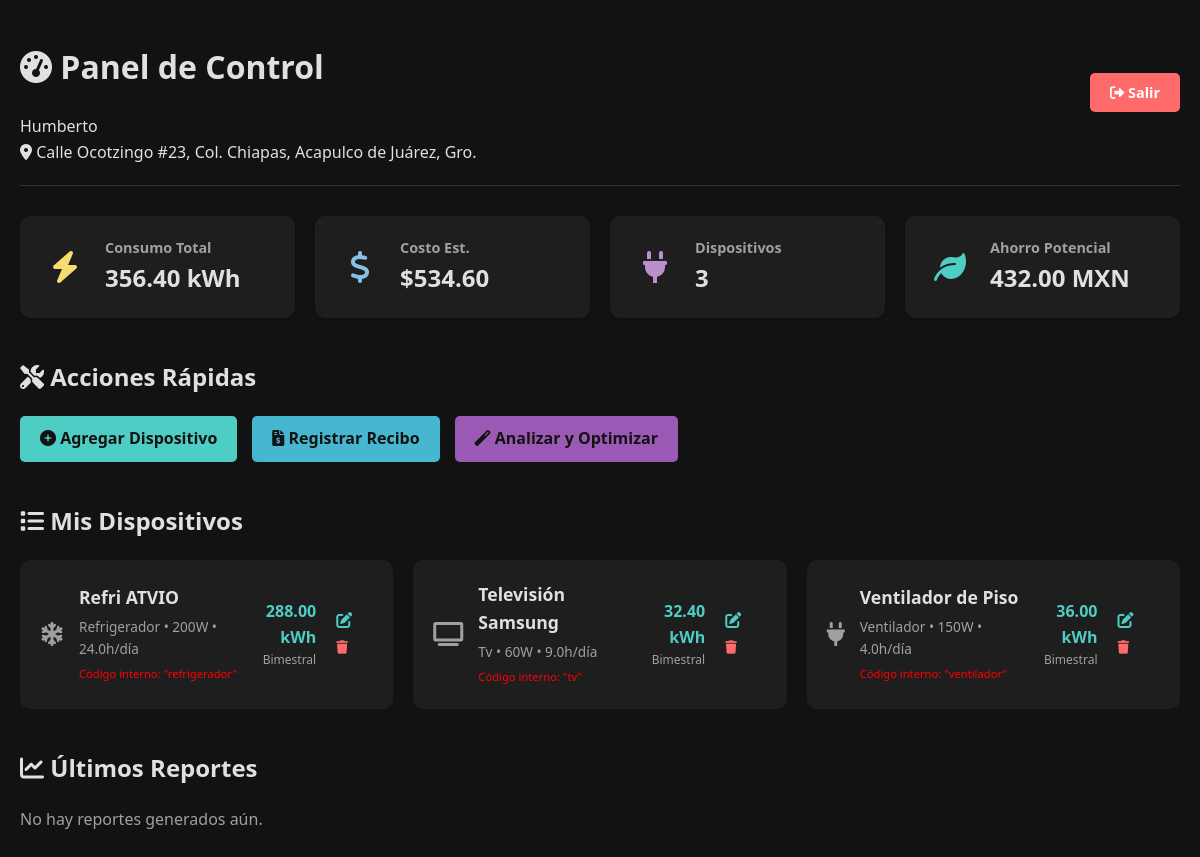
Page /dashboard/1 on the earlier database version.
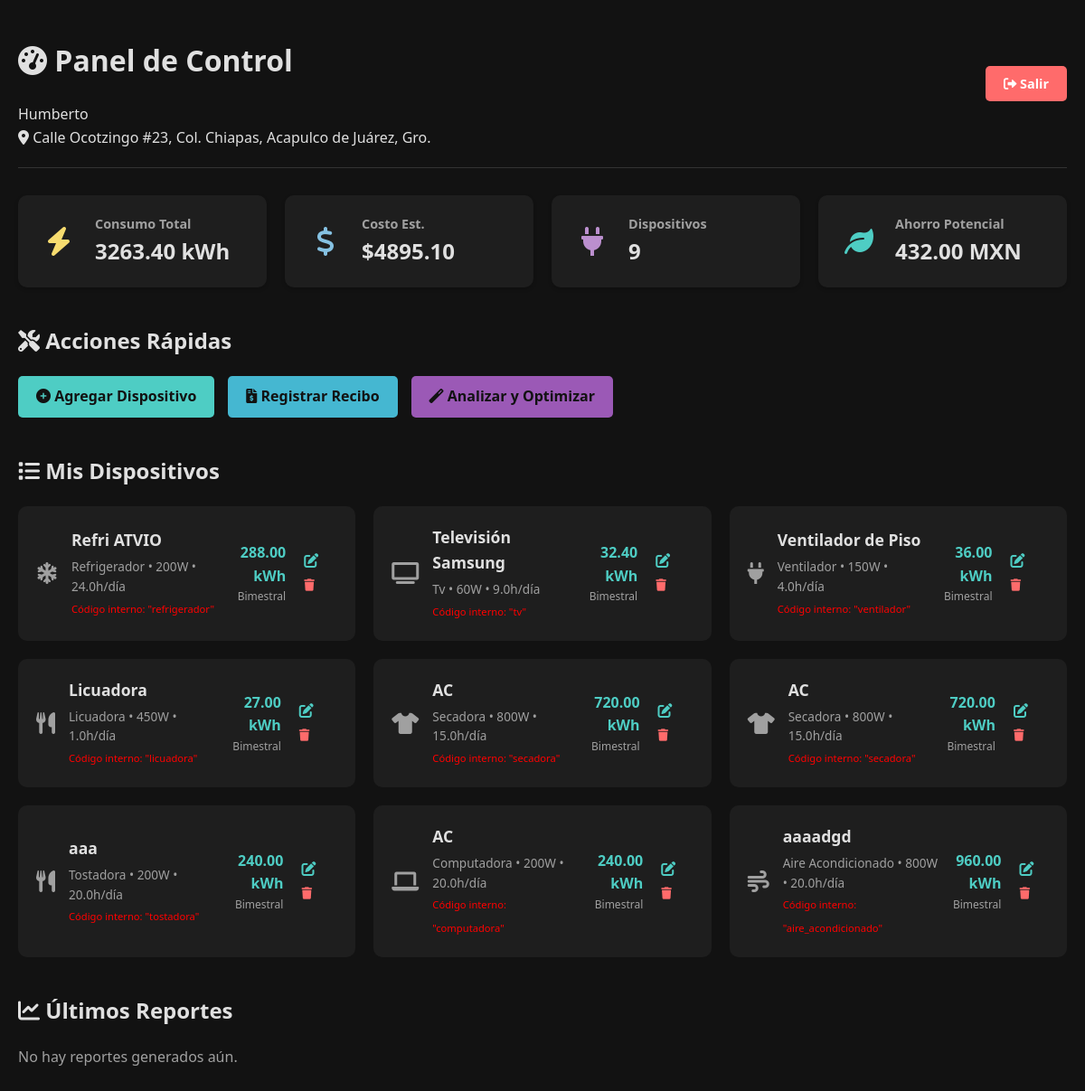
Same page on the later database version.
### models.py (models this page shows, shortened)
class Usuario(db.Model):
    __tablename__ = 'usuarios'
    id = db.Column(db.Integer, primary_key=True)
    nombre_usuario = db.Column(db.String(100), unique=True, nullable=False)
    domicilio = db.Column(db.String(200), nullable=False)
    fecha_registro = db.Column(db.DateTime, default=datetime.utcnow)
    dispositivos = db.relationship('Dispositivo', backref='usuario', lazy=True, cascade='all, delete-orphan')
    consumos = db.relationship('ConsumoBimestral', backref='usuario', lazy=True, cascade='all, delete-orphan')
    reportes = db.relationship('Reporte', backref='usuario', lazy=True, cascade='all, delete-orphan')

class Reporte(db.Model):
    __tablename__ = 'reportes'
    id = db.Column(db.Integer, primary_key=True)
    usuario_id = db.Column(db.Integer, db.ForeignKey('usuarios.id'), nullable=False)
    fecha_generacion = db.Column(db.DateTime, default=datetime.utcnow)
    consumo_actual_kwh = db.Column(db.Float, nullable=False)
    consumo_optimizado_kwh = db.Column(db.Float, nullable=False)
    ahorro_kwh = db.Column(db.Float, nullable=False)
    ahorro_pesos = db.Column(db.Float, nullable=False)
    archivo_pdf = db.Column(db.String(200))  # ruta al archivo PDF generado

class Dispositivo(db.Model):
    __tablename__ = 'dispositivos'
    id = db.Column(db.Integer, primary_key=True)
    usuario_id = db.Column(db.Integer, db.ForeignKey('usuarios.id'), nullable=False)
    nombre = db.Column(db.String(100), nullable=False)
    tipo = db.Column(db.String(100), nullable=False)
    potencia_watts = db.Column(db.Float, nullable=False)
    horas_uso_dia = db.Column(db.Float, nullable=False)
    fecha_registro = db.Column(db.DateTime, default=datetime.utcnow)
    def consumo_diario_kwh(self):
        return (self.potencia_watts * self.horas_uso_dia) / 1000
    def consumo_mensual_kwh(self):
        return self.consumo_diario_kwh() * 30
    def consumo_bimestral_kwh(self):
        return self.consumo_mensual_kwh() * 2

### app.py (the view)
@app.route('/dashboard/<int:usuario_id>')
def dashboard(usuario_id):
    usuario = db.session.get(Usuario, usuario_id)
    if not usuario:
        flash('Usuario no encontrado', 'danger')
        return redirect(url_for('lista_usuarios'))
    dispositivos = usuario.dispositivos
    consumos = usuario.consumos
    reportes = usuario.reportes
    total_dispositivos = len(dispositivos)
    consumo_total = sum(d.consumo_bimestral_kwh() for d in dispositivos) if dispositivos else 0
    ultimo_consumo = consumos[-1] if consumos else None
    ultimo_reporte = reportes[-1] if reportes else None
    return render_template('dashboard.html',
                          usuario=usuario,
                          dispositivos=dispositivos,
                          total_dispositivos=total_dispositivos,
                          consumo_total=consumo_total,
                          ultimo_consumo=ultimo_consumo,
                          ultimo_reporte=ultimo_reporte)

### templates/dashboard.html (shortened to what this page needs)
{% extends "base.html" %}
{% block content %}
<div class="dashboard-header">
    <div class="user-info">
        <h1>
            <i class="fas fa-tachometer-alt"></i>
            Panel de Control
        </h1>
        <div class="username">{{ usuario.nombre_usuario }}</div>
        <div><i class="fas fa-map-marker-alt"></i> {{ usuario.domicilio }}</div>
    </div>
    <div class="actions">
        <a href="{{ url_for('lista_usuarios') }}" class="btn btn-danger" style="font-size: 0.9rem;">
            <i class="fas fa-sign-out-alt"></i> Salir
        </a>
    </div>
</div>
<div class="stats-grid">
    <div class="stat-card consumption">
        <div class="icon">
            <i class="fas fa-bolt"></i>
        </div>
        <div class="info">
            <h3>Consumo Total</h3>
            <div class="value">{{ "%.2f"|format(consumo_total) }} kWh</div>
        </div>
    </div>
    <div class="stat-card cost">
        <div class="icon">
            <i class="fas fa-dollar-sign"></i>
        </div>
        <div class="info">
            <h3>Costo Est.</h3>
            <div class="value">${{ "%.2f"|format(consumo_total * 1.5) }}</div>
        </div>
    </div>
    <div class="stat-card devices">
        <div class="icon">
            <i class="fas fa-plug"></i>
        </div>
        <div class="info">
            <h3>Dispositivos</h3>
            <div class="value">{{ total_dispositivos }}</div>
        </div>
    </div>
    <div class="stat-card-savings">
        <div class="icon">
            <i class="fas fa-leaf"></i>
        </div>
        <div class="info">
            <h3>Ahorro Potencial</h3>
            <div class="value">{{ "%.2f"|format(ultimo_reporte.ahorro_pesos) if ultimo_reporte else '0.00' }} MXN</div>
        </div>
    </div>
</div>
<div class="section">
    <div class="section-header">
        <h2><i class="fas fa-tools"></i> Acciones Rápidas</h2>
    </div>
    <div class="action-bar" style="display: flex; gap: 15px; flex-wrap: wrap; margin-top: 20px;">
        <a href="{{ url_for('agregar_dispositivo', usuario_id=usuario.id) }}" class="btn btn-primary">
            <i class="fas fa-plus-circle"></i> Agregar Dispositivo
        </a>
        <a href="{{ url_for('agregar_consumo', usuario_id=usuario.id) }}" class="btn btn-primary" style="background-color: #45B7D1;">
            <i class="fas fa-file-invoice-dollar"></i> Registrar Recibo
        </a>
        <a href="{{ url_for('analizar_consumo', usuario_id=usuario.id) }}" class="btn btn-primary" style="background-color: #9B59B6;">
            <i class="fas fa-magic"></i> Analizar y Optimizar
        </a>
    </div>
</div>
<div class="section" style="margin-top: 40px;">
    <div class="section-header">
        <h2><i class="fas fa-list"></i> Mis Dispositivos</h2>
    </div>
    {% if dispositivos and dispositivos|length > 0 %}
    <div class="device-list">
        {% for device in dispositivos %}
        <div class="device-item">
            <div class="device-icon">
                {% set tipo = (device.tipo or '')|lower %}
                {% if 'refrigerador' in tipo or 'nevera' in tipo %}
                    <i class="fas fa-snowflake"></i>
                {% elif 'tv' in tipo or 'televisor' in tipo or 'pantalla' in tipo %}
                    <i class="fas fa-tv"></i>
                {% elif 'lavadora' in tipo or 'secadora' in tipo or 'centro_lavado' in tipo %}
                    <i class="fas fa-tshirt"></i>
                {% elif 'aire' in tipo or 'acondicionado' in tipo or 'clima' in tipo or 'minisplit' in tipo %}
                    <i class="fas fa-wind"></i>
                {% elif 'compu' in tipo or 'laptop' in tipo or 'ordenador' in tipo or 'pc' in tipo or 'modem' in tipo or 'router' in tipo %}
                    <i class="fas fa-laptop"></i>
                {% elif 'microondas' in tipo or 'horno' in tipo or 'estufa' in tipo or 'tostadora' in tipo or 'licuadora' in tipo or 'freidora' in tipo %}
                    <i class="fas fa-utensils"></i>
                {% elif 'foco' in tipo or 'led' in tipo or 'luz' in tipo or 'lampara' in tipo or 'bombilla' in tipo %}
                    <i class="fas fa-lightbulb"></i>
                {% elif 'consola' in tipo or 'videojuego' in tipo or 'xbox' in tipo or 'playstation' in tipo or 'nintendo' in tipo %}
                    <i class="fas fa-gamepad"></i>
                {% elif 'plancha' in tipo %}
                    <i class="fas fa-tshirt" style="transform: rotate(45deg);"></i>
                {% elif 'cafetera' in tipo %}
                    <i class="fas fa-coffee"></i>
                {% elif 'calentador' in tipo or 'boiler' in tipo or 'ducha' in tipo %}
                    <i class="fas fa-hot-tub"></i>
                {% elif 'aspiradora' in tipo %}
                    <i class="fas fa-broom"></i>
                {% else %}
                    <i class="fas fa-plug"></i>
                {% endif %}
            </div>
            <div class="device-info">
                <h3>{{ device.nombre }}</h3>
                <p>
                    {{ device.tipo|replace('_', ' ')|title }}
                    • {{ "%.0f"|format(device.potencia_watts) }}W
                    • {{ device.horas_uso_dia }}h/día
                </p>
                <small style="color: red; font-size: 0.7rem;">Código interno: "{{ device.tipo }}"</small>
            </div>
            <div class="device-consumption">
                <div class="consumption">{{ "%.2f"|format(device.consumo_bimestral_kwh()) }} kWh</div>
                <div class="label">Bimestral</div>
            </div>
            <div class="device-actions">
                <a href="{{ url_for('editar_dispositivo', usuario_id=usuario.id, dispositivo_id=device.id) }}" class="btn" style="background: none; color: #4ECDC4; padding: 5px;">
                    <i class="fas fa-edit"></i>
                </a>
                <form method="POST" action="{{ url_for('eliminar_dispositivo', usuario_id=usuario.id, dispositivo_id=device.id) }}" style="display: inline;">
                    <button type="submit" class="btn btn-danger btn-small" style="background: none; color: #FF6B6B; padding: 5px;" onclick="return confirm('¿Estás seguro de eliminar este dispositivo?');">
                        <i class="fas fa-trash"></i>
                    </button>
                </form>
            </div>
        </div>
        {% endfor %}
    </div>
    {% else %}
    <div class="empty-state">
        <i class="fas fa-plug" style="font-size: 3rem; color: #333; margin-bottom: 20px; display: block;"></i>
        <h3>No hay dispositivos registrados</h3>
        <p>Agrega tu primer dispositivo para comenzar a monitorear tu consumo energético</p>
    </div>
    {% endif %}
</div>
<div class="section" style="margin-top: 40px;">
    <div class="section-header">
        <h2><i class="fas fa-chart-line"></i> Últimos Reportes</h2>
    </div>
    {% if reportes %}
    <div class="device-list">
        {% for reporte in reportes|reverse|batch(3)|first %}
        <div class="device-item">
            <div class="device-icon">
                <i class="fas fa-file-pdf" style="color: #e74c3c;"></i>
            </div>
            <div class="device-info">
                <h3>Reporte {{ reporte.fecha_generacion.strftime('%d/%m/%Y') }}</h3>
                <p>Ahorro: ${{ "%.2f"|format(reporte.ahorro_pesos) }}</p>
            </div>
            <div class="device-actions">
                <a href="{{ url_for('static', filename='reports/' + reporte.archivo_pdf) }}" target="_blank" class="btn btn-primary" style="font-size: 0.8rem;">
                    Ver PDF
                </a>
            </div>
        </div>
        {% endfor %}
    </div>
    {% else %}
    <p style="color: var(--text-secondary);">No hay reportes generados aún.</p>
    {% endif %}
</div>
{% endblock %}

### templates/base.html (shortened to what this page needs)
<!DOCTYPE html>
<html lang="es">
<head>
    <link rel="stylesheet" href="{{ url_for('static', filename='css/styles.css') }}">
    <link rel="stylesheet" href="https://cdnjs.cloudflare.com/ajax/libs/font-awesome/6.0.0/css/all.min.css">
</head>
<body>
    <div class="container">
        {% block content %}
        {% endblock %}
    </div>
</body>
</html>

### static/css/styles.css (style rules this page uses)
:root { --bg-color: #121212; --card-bg: #1e1e1e; --text-primary: #e0e0e0; --text-secondary: #a0a0a0; --accent-color: #4ECDC4; --danger-color: #ff6b6b; --input-bg: #2c2c2c; --border-color: #333; }
body { font-family: 'Segoe UI', Tahoma, Geneva, Verdana, sans-serif; background-color: var(--bg-color); color: var(--text-primary); margin: 0; padding: 0; line-height: 1.6; }
a { color: var(--accent-color); text-decoration: none; }
.container { max-width: 1200px; margin: 0 auto; padding: 20px; }
.btn { padding: 10px 20px; border-radius: 5px; border: none; cursor: pointer; font-weight: bold; transition: opacity 0.3s; }
.btn-primary { background-color: var(--accent-color); color: #121212; }
.btn-danger { background-color: var(--danger-color); color: white; }
.dashboard-header { display: flex; justify-content: space-between; align-items: center; margin-bottom: 30px; padding-bottom: 20px; border-bottom: 1px solid var(--border-color); }
.stats-grid { display: grid; grid-template-columns: repeat(auto-fit, minmax(200px, 1fr)); gap: 20px; margin-bottom: 40px; }
.stat-card, .stat-card-savings { background-color: var(--card-bg); padding: 20px; border-radius: 10px; display: flex; align-items: center; box-shadow: 0 2px 4px rgba(0,0,0,0.2); }
.stat-card .icon, .stat-card-savings .icon { font-size: 2rem; margin-right: 15px; width: 50px; text-align: center; }
.stat-card.consumption .icon { color: #f7dc6f; }
.stat-card.cost .icon { color: #85c1e2; }
.stat-card.devices .icon { color: #bb8fce; }
.stat-card-savings .icon { color: #4ecdc4; }
.stat-card h3, .stat-card-savings h3 { margin: 0; font-size: 0.9rem; color: var(--text-secondary); }
.stat-card .value, .stat-card-savings .value { font-size: 1.5rem; font-weight: bold; }
.device-list { display: grid; grid-template-columns: repeat(auto-fill, minmax(300px, 1fr)); gap: 20px; }
.device-item { background-color: var(--card-bg); padding: 20px; border-radius: 10px; display: flex; justify-content: space-between; align-items: center; }
.device-icon { font-size: 1.5rem; color: var(--text-secondary); margin-right: 15px; }
.device-info h3 { margin: 0 0 5px 0; font-size: 1.1rem; }
.device-info p { margin: 0; font-size: 0.85rem; color: var(--text-secondary); }
.device-consumption { text-align: right; margin-right: 15px; }
.device-consumption .consumption { font-weight: bold; color: var(--accent-color); }
.device-consumption .label { font-size: 0.75rem; color: var(--text-secondary); }

Differences in the rows shown:
added Dispositivo: nombre "Licuadora", tipo "Licuadora", potencia_watts "450", horas_uso_dia "1.0", tipo "licuadora", consumo_bimestral_kwh "27.00"
added Dispositivo: nombre "AC", tipo "Secadora", potencia_watts "800", horas_uso_dia "15.0", tipo "secadora", consumo_bimestral_kwh "720.00"
added Dispositivo: nombre "AC", tipo "Secadora", potencia_watts "800", horas_uso_dia "15.0", tipo "secadora", consumo_bimestral_kwh "720.00"
added Dispositivo: nombre "aaa", tipo "Tostadora", potencia_watts "200", horas_uso_dia "20.0", tipo "tostadora", consumo_bimestral_kwh "240.00"
added Dispositivo: nombre "AC", tipo "Computadora", potencia_watts "200", horas_uso_dia "20.0", tipo "computadora", consumo_bimestral_kwh "240.00"
added Dispositivo: nombre "aaaadgd", tipo "Aire Acondicionado", potencia_watts "800", horas_uso_dia "20.0", tipo "aire_acondicionado", consumo_bimestral_kwh "960.00"
Other differences:
{{ "%.2f"|format(consumo_total) }}: "356.40" → "3263.40"
{{ "%.2f"|format(consumo_total * 1.5) }}: "534.60" → "4895.10"
{{ total_dispositivos }}: "3" → "9"
